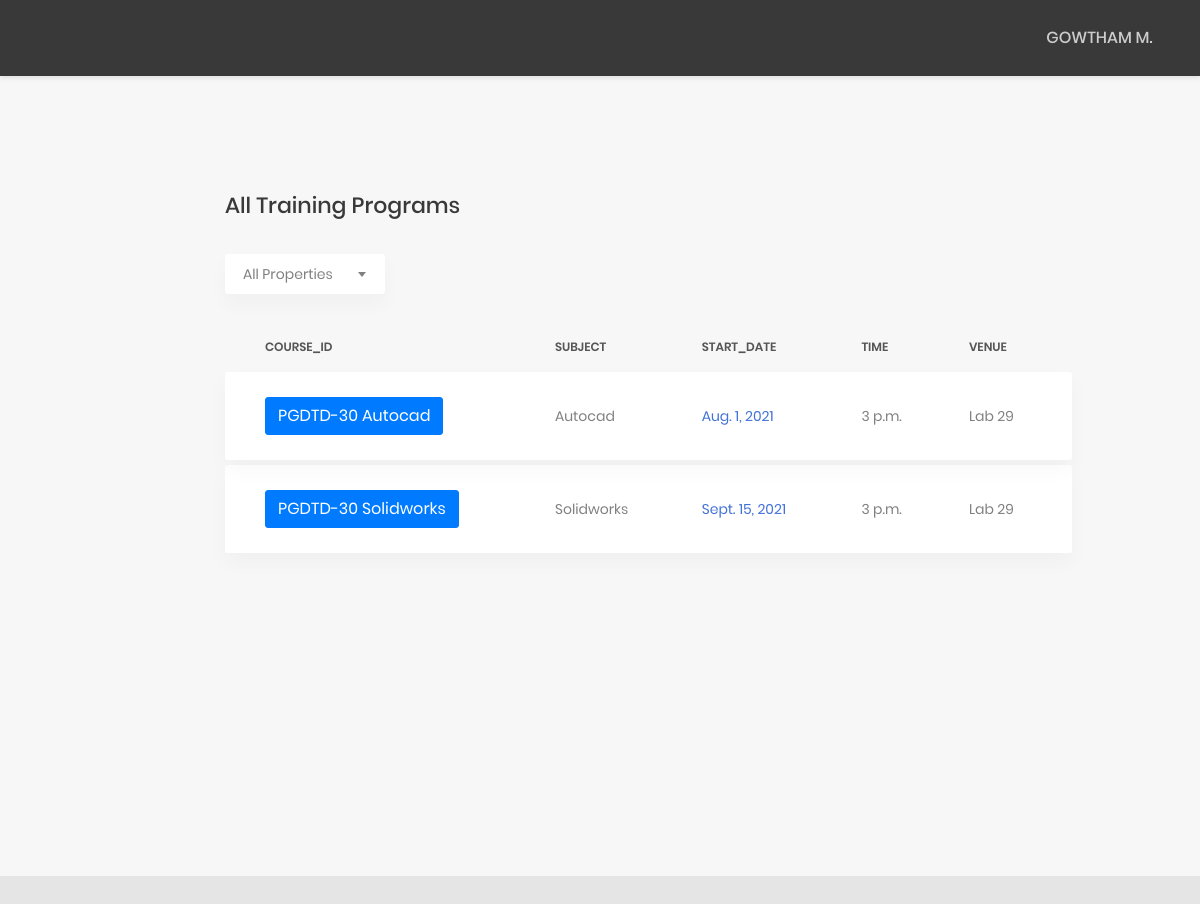
Page /T/thome (signed in) on the committed database.
### Trainee/models.py (models this page shows, shortened)
class CourseTaken(models.Model):
    user = models.ForeignKey(User,on_delete=models.CASCADE)
    course = models.ForeignKey(Course,on_delete=models.CASCADE,default='Others')
    class Meta:
        verbose_name_plural = 'Taken Courses by Trainees'

### Feedapp/models.py (models this page shows, shortened)
class Course(models.Model):
    course_id = models.CharField(max_length=50,primary_key=True)
    subject   = models.CharField(max_length=50,default='Others')
    course_details = models.CharField(max_length=500,blank=False)
    faculty    = models.ForeignKey("Employee.EmployeeProfile", verbose_name=_("Faculty"), on_delete=models.CASCADE)
    start_date = models.DateField(blank=True)
    end_date   = models.DateField(blank=True)
    start_time = models.TimeField(blank=True)
    end_time   = models.TimeField(blank=True)
    venue      = models.CharField(max_length=10,blank=True)

### Trainee/views.py (the view)
# urls.py: 2. Add a URL to urlpatterns:  path('', views.home, name='home')
@login_required(login_url='login')
@user_passes_test(lambda user:not user.is_staff,login_url='login')
def home(request):
    name = request.user.first_name+" "+request.user.last_name
    courses = CourseTaken.objects.filter(user=request.user)
    return render(request,'TraineeDash.html',{"name":name,"courses":courses})

### templates/TraineeDash.html (shortened to what this page needs)
{% extends 'TraineeBase.html' %}
{% block content %}
<div class="main-content">
                    <div class = "container-fluid">
                    <div class="row">
                    <div class="col-lg-2"></div>
                      <div class="col-lg-9">
                      </div>
                    </div>
                    </div>
    <div class="section__content section__content--p30">
        <div class="row">
            <div class = "col-lg-2">
            </div>
            <div class="col-lg-9">
                <h3 class="title-5 m-b-35">All Training Programs</h3>
                <div class="table-data__tool">
                    <div class="table-data__tool-left">
                        <div class="rs-select2--light rs-select2--md">
                        </div>
                    </div>
                </div>
                <div class="table-responsive table-responsive-data2">
                    <table class="table table-data2">
                        <thead>
                            <tr>
                                <th>Course_id</th>
                                <th>Subject</th>
                                <th>Start_date</th>
                                <th>Time</th>
                                <th>venue</th>
                            </tr>
                        </thead>
                        <tbody>
                            {% for course in courses %}
                            <tr class="tr-shadow">
                                <td><a class="btn btn-primary" href="{% url 'submitfeedback' pk=course.course.course_id %}">{{course.course.course_id}}</a></td>
                                <td>
                                    {{course.course.subject}}
                                </td>
                                <td class="desc">{{course.course.start_date}}</td>
                                <td>{{course.course.start_time}}</td>
                                <td>
                                    {{course.course.venue}}
                                </td>
                            </tr>
                            <tr class="spacer"></tr>
                            {% endfor %}
                        </tbody>
                    </table>
                </div>
            </div>
            <div class = "col-lg-2">
            </div>
        </div>
    </div>
</div>
{% endblock %}

### templates/TraineeBase.html (shortened to what this page needs)
{% load static %}
<!DOCTYPE html>
<html lang="en">
<head>
    <link href="{% static 'css/font-face.css' %}" rel="stylesheet" media="all">
    <link href="{% static 'vendor/font-awesome-4.7/css/font-awesome.min.css' %}" rel="stylesheet" media="all">
    <link href="{% static 'vendor/font-awesome-5/css/fontawesome-all.min.css' %}" rel="stylesheet" media="all">
    <link href="{% static 'vendor/mdi-font/css/material-design-iconic-font.min.css' %}" rel="stylesheet" media="all">
    <link href="{% static 'vendor/bootstrap-4.1/bootstrap.min.css' %}" rel="stylesheet" media="all">
    <link href="{% static 'vendor/animsition/animsition.min.css' %}" rel="stylesheet" media="all">
    <link href="{% static 'vendor/bootstrap-progressbar/bootstrap-progressbar-3.3.4.min.css' %}" rel="stylesheet" media="all">
    <link href="{% static 'vendor/wow/animate.css' %}" rel="stylesheet" media="all">
    <link href="{% static 'vendor/css-hamburgers/hamburgers.min.css' %}" rel="stylesheet" media="all">
    <link href="{% static 'vendor/slick/slick.css' %}" rel="stylesheet" media="all">
    <link href="{% static 'vendor/select2/select2.min.css' %}" rel="stylesheet" media="all">
    <link href="{% static 'vendor/perfect-scrollbar/perfect-scrollbar.css' %}" rel="stylesheet" media="all">
    <link href="{% static 'css/theme.css' %}" rel="stylesheet" media="all">
    <link rel="stylesheet" href="{% static 'jquery-bar-rating/dist/themes/bars-square.css' %}">
    <link rel="stylesheet" href="{% static 'jquery-bar-rating/dist/themes/bars-movie.css' %}">
</head>
<body class="animsition">
    <div class="page-wrapper">
        <header class="header-desktop3 d-none d-lg-block">
            <div class="section__content section__content--p30">
                <div class="container-fluid">
                    <div class="header-wrap">
                        <span>&nbsp;</span>
                        <div class="header-button">
                            <div class="account-wrap">
                                <div class="account-item account-item--style2 clearfix js-item-menu">
                                    <div class="content">
                                        <a class="js-acc-btn" href="#">{{name}}</a>
                                    </div>
                                </div>
                            </div>
                        </div>
                    </div>
                </div>
            </div>
        </header>
        <div class="page-content--bgf7">
                {% block content %}{% endblock %}
        </div>
    </div>
</body>
</html>

### rows in the picture
CourseTaken: course.course_id "PGDTD-30 Autocad", course.subject "Autocad", course.start_date "Aug. 1, 2021", course.start_time "3 p.m.", course.venue "Lab 29"
CourseTaken: course.course_id "PGDTD-30 Solidworks", course.subject "Solidworks", course.start_date "Sept. 15, 2021", course.start_time "3 p.m.", course.venue "Lab 29"

### other values in the picture
{{ name }} "GOWTHAM M."
